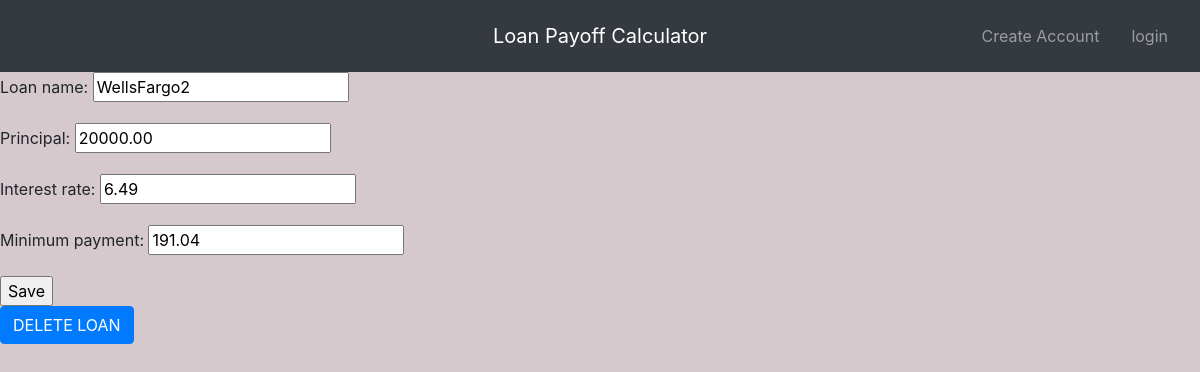
The app's page /2/update/, older data.
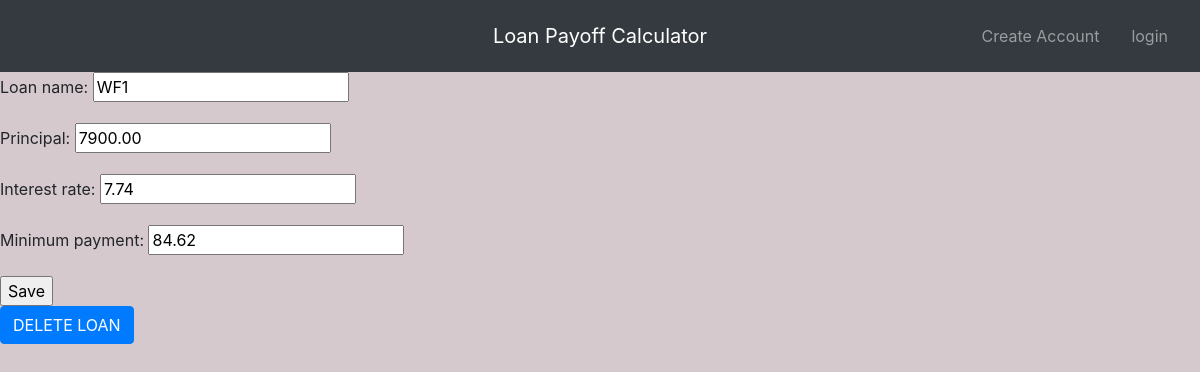
The same page, newer data.
### loans/models.py (models this page shows, shortened)
class LoanInformation(models.Model):
    loan_user       = models.ForeignKey(Profile, on_delete=models.CASCADE,default=1)
    principal       = models.DecimalField(decimal_places=2, max_digits=100)
    interest_rate   = models.DecimalField(decimal_places=2, max_digits=3)
    minimum_payment = models.DecimalField(decimal_places=2, max_digits=10)
    loan_name       = models.CharField(max_length=25)

### loans/views.py (the view)
# urls.py: path('<int:id>/update/', views.LoanUpdateView.as_view(), name='loan-update'),
class LoanUpdateView(UpdateView):
    template_name = 'loans/LoanInformation_update.html'
    form_class = AddLoans
    def get_object(self):
        id_ = self.kwargs.get("id")
        return get_object_or_404(LoanInformation, id=id_)

### loans/forms.py
class AddLoans(forms.ModelForm):
    class Meta:
        model = LoanInformation
        fields = [
            'loan_name',
            'principal',
            'interest_rate',
            'minimum_payment',
        ]

### loans/templates/loans/loaninformation_update.html
{% extends 'base.html' %}
{% block content %}
<form action='.' method='POST'>{% csrf_token %}
    {{ form.as_p }}
    <input type='submit' value='Save' />
</form>
<div> <a class="btn btn-primary" href="{% url 'loans:loan-delete' object.id %}" role="button">DELETE LOAN</a></div>
{% endblock %}

### templates/base.html (shortened to what this page needs)
{% load static %}
<!DOCTYPE html>
<html lang="en" dir="ltr">
  <head>
    <link rel="stylesheet" href="https://stackpath.bootstrapcdn.com/bootstrap/4.4.1/css/bootstrap.min.css"
>
            <link rel="stylesheet" type='text/css' href="{% static 'css/main.css' %}">
  </head>
  <body>
   {% include 'navbar.html' %}
    {% block content %}{% endblock %}
  </body>
</html>

### templates/navbar.html (shortened to what this page needs)
{% load static %}
<!DOCTYPE html>
<html lang="en" dir="ltr">
  <head>
    <link rel="stylesheet" type='text/css' href="{% static 'css/navbar.css' %}">
  </head>
  <body>
    <nav class="navbar navbar-expand-md navbar-dark bg-dark">
        <div class="mx-auto order-0">
            <a class="navbar-brand mx-auto" href="/">Loan Payoff Calculator</a>
        </div>
        <div class="navbar-collapse collapse w-100 order-3 dual-collapse2">
            <ul class="navbar-nav ml-auto">
                <li class="nav-link">
                  {% if user.is_authenticated %}
                   Hi {{ user.username }}!
                  {% else %}
                    <a class="nav-link" href="{% url 'loans:register' %}">Create Account</a>
                 {% endif %}
                </li>
                <li class="nav-link">
                  {% if user.is_authenticated %}
                     <a class="nav-link" href="{% url 'logout' %}">logout</a>
                   {% else %}
                   <a class="nav-link" href="{% url 'login' %}">login</a>
                 {% endif %}
                </li>
            </ul>
        </div>
    </nav>
  </body>
</html>

### static/css/main.css (style rules this page uses)
body { background-color: #d5c9cd; }

### static/css/navbar.css (style rules this page uses)
nav { background-color: #993333; }

Row changes from the older to the newer data that the page shows:
changed LoanInformation: loan_name "WellsFargo2" → "WF1"; principal "20000.00" → "7900.00"; interest_rate "6.49" → "7.74"; minimum_payment "191.04" → "84.62"
